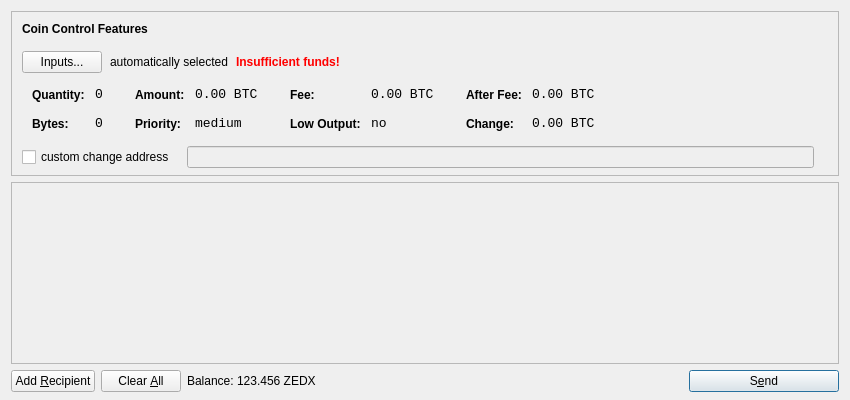
<?xml version="1.0" encoding="UTF-8"?>
<ui version="4.0">
 <class>SendCoinsDialog</class>
 <widget class="QDialog" name="SendCoinsDialog">
  <property name="geometry">
   <rect>
    <x>0</x>
    <y>0</y>
    <width>850</width>
    <height>400</height>
   </rect>
  </property>
  <property name="windowTitle">
   <string>Send Coins</string>
  </property>
  <layout class="QVBoxLayout" name="verticalLayout" stretch="0,1,0">
   <property name="bottomMargin">
    <number>8</number>
   </property>
   <item>
    <widget class="QFrame" name="frameCoinControl">
     <property name="sizePolicy">
      <sizepolicy hsizetype="Expanding" vsizetype="Expanding">
       <horstretch>0</horstretch>
       <verstretch>0</verstretch>
      </sizepolicy>
     </property>
     <property name="maximumSize">
      <size>
       <width>16777215</width>
       <height>16777215</height>
      </size>
     </property>
     <property name="frameShape">
      <enum>QFrame::StyledPanel</enum>
     </property>
     <property name="frameShadow">
      <enum>QFrame::Sunken</enum>
     </property>
     <layout class="QVBoxLayout" name="verticalLayoutCoinControl2">
      <property name="spacing">
       <number>-1</number>
      </property>
      <property name="leftMargin">
       <number>0</number>
      </property>
      <property name="topMargin">
       <number>0</number>
      </property>
      <property name="rightMargin">
       <number>0</number>
      </property>
      <property name="bottomMargin">
       <number>6</number>
      </property>
      <item>
       <layout class="QVBoxLayout" name="verticalLayoutCoinControl" stretch="0,0,0,0,1">
        <property name="spacing">
         <number>0</number>
        </property>
        <property name="leftMargin">
         <number>10</number>
        </property>
        <property name="topMargin">
         <number>10</number>
        </property>
        <item>
         <layout class="QHBoxLayout" name="horizontalLayoutCoinControl1">
          <property name="bottomMargin">
           <number>15</number>
          </property>
          <item>
           <widget class="QLabel" name="labelCoinControlFeatures">
            <property name="sizePolicy">
             <sizepolicy hsizetype="Preferred" vsizetype="Maximum">
              <horstretch>0</horstretch>
              <verstretch>0</verstretch>
             </sizepolicy>
            </property>
            <property name="font">
             <font>
              <weight>75</weight>
              <bold>true</bold>
             </font>
            </property>
            <property name="styleSheet">
             <string notr="true">font-weight:bold;</string>
            </property>
            <property name="text">
             <string>Coin Control Features</string>
            </property>
           </widget>
          </item>
         </layout>
        </item>
        <item>
         <layout class="QHBoxLayout" name="horizontalLayoutCoinControl2" stretch="0,0,0,0">
          <property name="spacing">
           <number>8</number>
          </property>
          <property name="bottomMargin">
           <number>10</number>
          </property>
          <item>
           <widget class="QPushButton" name="pushButtonCoinControl">
            <property name="styleSheet">
             <string notr="true"/>
            </property>
            <property name="text">
             <string>Inputs...</string>
            </property>
           </widget>
          </item>
          <item>
           <widget class="QLabel" name="labelCoinControlAutomaticallySelected">
            <property name="text">
             <string>automatically selected</string>
            </property>
            <property name="margin">
             <number>5</number>
            </property>
           </widget>
          </item>
          <item>
           <widget class="QLabel" name="labelCoinControlInsuffFunds">
            <property name="font">
             <font>
              <weight>75</weight>
              <bold>true</bold>
             </font>
            </property>
            <property name="styleSheet">
             <string notr="true">color:red;font-weight:bold;</string>
            </property>
            <property name="text">
             <string>Insufficient funds!</string>
            </property>
            <property name="margin">
             <number>5</number>
            </property>
           </widget>
          </item>
          <item>
           <spacer name="horizontalSpacerCoinControl">
            <property name="orientation">
             <enum>Qt::Horizontal</enum>
            </property>
            <property name="sizeHint" stdset="0">
             <size>
              <width>40</width>
              <height>1</height>
             </size>
            </property>
           </spacer>
          </item>
         </layout>
        </item>
        <item>
         <widget class="QWidget" name="widgetCoinControl" native="true">
          <property name="sizePolicy">
           <sizepolicy hsizetype="Preferred" vsizetype="Preferred">
            <horstretch>0</horstretch>
            <verstretch>0</verstretch>
           </sizepolicy>
          </property>
          <property name="minimumSize">
           <size>
            <width>0</width>
            <height>0</height>
           </size>
          </property>
          <property name="styleSheet">
           <string notr="true"/>
          </property>
          <layout class="QHBoxLayout" name="horizontalLayoutCoinControl5">
           <property name="margin">
            <number>0</number>
           </property>
           <item>
            <layout class="QHBoxLayout" name="horizontalLayoutCoinControl3" stretch="0,0,0,1">
             <property name="spacing">
              <number>20</number>
             </property>
             <property name="topMargin">
              <number>0</number>
             </property>
             <property name="bottomMargin">
              <number>10</number>
             </property>
             <item>
              <layout class="QFormLayout" name="formLayoutCoinControl1">
               <property name="horizontalSpacing">
                <number>10</number>
               </property>
               <property name="verticalSpacing">
                <number>14</number>
               </property>
               <property name="leftMargin">
                <number>10</number>
               </property>
               <property name="topMargin">
                <number>4</number>
               </property>
               <property name="rightMargin">
                <number>6</number>
               </property>
               <item row="0" column="0">
                <widget class="QLabel" name="labelCoinControlQuantityText">
                 <property name="styleSheet">
                  <string notr="true">font-weight:bold;</string>
                 </property>
                 <property name="text">
                  <string>Quantity:</string>
                 </property>
                 <property name="margin">
                  <number>0</number>
                 </property>
                </widget>
               </item>
               <item row="0" column="1">
                <widget class="QLabel" name="labelCoinControlQuantity">
                 <property name="font">
                  <font>
                   <family>Monospace</family>
                   <pointsize>10</pointsize>
                  </font>
                 </property>
                 <property name="cursor">
                  <cursorShape>IBeamCursor</cursorShape>
                 </property>
                 <property name="contextMenuPolicy">
                  <enum>Qt::ActionsContextMenu</enum>
                 </property>
                 <property name="text">
                  <string notr="true">0</string>
                 </property>
                 <property name="margin">
                  <number>0</number>
                 </property>
                 <property name="textInteractionFlags">
                  <set>Qt::LinksAccessibleByMouse|Qt::TextSelectableByKeyboard|Qt::TextSelectableByMouse</set>
                 </property>
                </widget>
               </item>
               <item row="1" column="0">
                <widget class="QLabel" name="labelCoinControlBytesText">
                 <property name="styleSheet">
                  <string notr="true">font-weight:bold;</string>
                 </property>
                 <property name="text">
                  <string>Bytes:</string>
                 </property>
                </widget>
               </item>
               <item row="1" column="1">
                <widget class="QLabel" name="labelCoinControlBytes">
                 <property name="font">
                  <font>
                   <family>Monospace</family>
                   <pointsize>10</pointsize>
                  </font>
                 </property>
                 <property name="cursor">
                  <cursorShape>IBeamCursor</cursorShape>
                 </property>
                 <property name="contextMenuPolicy">
                  <enum>Qt::ActionsContextMenu</enum>
                 </property>
                 <property name="text">
                  <string notr="true">0</string>
                 </property>
                 <property name="textInteractionFlags">
                  <set>Qt::LinksAccessibleByMouse|Qt::TextSelectableByKeyboard|Qt::TextSelectableByMouse</set>
                 </property>
                </widget>
               </item>
              </layout>
             </item>
             <item>
              <layout class="QFormLayout" name="formLayoutCoinControl2">
               <property name="horizontalSpacing">
                <number>10</number>
               </property>
               <property name="verticalSpacing">
                <number>14</number>
               </property>
               <property name="leftMargin">
                <number>6</number>
               </property>
               <property name="topMargin">
                <number>4</number>
               </property>
               <property name="rightMargin">
                <number>6</number>
               </property>
               <item row="0" column="0">
                <widget class="QLabel" name="labelCoinControlAmountText">
                 <property name="styleSheet">
                  <string notr="true">font-weight:bold;</string>
                 </property>
                 <property name="text">
                  <string>Amount:</string>
                 </property>
                 <property name="margin">
                  <number>0</number>
                 </property>
                </widget>
               </item>
               <item row="0" column="1">
                <widget class="QLabel" name="labelCoinControlAmount">
                 <property name="font">
                  <font>
                   <family>Monospace</family>
                   <pointsize>10</pointsize>
                  </font>
                 </property>
                 <property name="cursor">
                  <cursorShape>IBeamCursor</cursorShape>
                 </property>
                 <property name="contextMenuPolicy">
                  <enum>Qt::ActionsContextMenu</enum>
                 </property>
                 <property name="text">
                  <string notr="true">0.00 BTC</string>
                 </property>
                 <property name="textInteractionFlags">
                  <set>Qt::LinksAccessibleByMouse|Qt::TextSelectableByKeyboard|Qt::TextSelectableByMouse</set>
                 </property>
                </widget>
               </item>
               <item row="1" column="0">
                <widget class="QLabel" name="labelCoinControlPriorityText">
                 <property name="styleSheet">
                  <string notr="true">font-weight:bold;</string>
                 </property>
                 <property name="text">
                  <string>Priority:</string>
                 </property>
                </widget>
               </item>
               <item row="1" column="1">
                <widget class="QLabel" name="labelCoinControlPriority">
                 <property name="font">
                  <font>
                   <family>Monospace</family>
                   <pointsize>10</pointsize>
                  </font>
                 </property>
                 <property name="cursor">
                  <cursorShape>IBeamCursor</cursorShape>
                 </property>
                 <property name="contextMenuPolicy">
                  <enum>Qt::ActionsContextMenu</enum>
                 </property>
                 <property name="text">
                  <string>medium</string>
                 </property>
                 <property name="textInteractionFlags">
                  <set>Qt::LinksAccessibleByMouse|Qt::TextSelectableByKeyboard|Qt::TextSelectableByMouse</set>
                 </property>
                </widget>
               </item>
              </layout>
             </item>
             <item>
              <layout class="QFormLayout" name="formLayoutCoinControl3">
               <property name="horizontalSpacing">
                <number>10</number>
               </property>
               <property name="verticalSpacing">
                <number>14</number>
               </property>
               <property name="leftMargin">
                <number>6</number>
               </property>
               <property name="topMargin">
                <number>4</number>
               </property>
               <property name="rightMargin">
                <number>6</number>
               </property>
               <item row="0" column="0">
                <widget class="QLabel" name="labelCoinControlFeeText">
                 <property name="styleSheet">
                  <string notr="true">font-weight:bold;</string>
                 </property>
                 <property name="text">
                  <string>Fee:</string>
                 </property>
                 <property name="margin">
                  <number>0</number>
                 </property>
                </widget>
               </item>
               <item row="0" column="1">
                <widget class="QLabel" name="labelCoinControlFee">
                 <property name="font">
                  <font>
                   <family>Monospace</family>
                   <pointsize>10</pointsize>
                  </font>
                 </property>
                 <property name="cursor">
                  <cursorShape>IBeamCursor</cursorShape>
                 </property>
                 <property name="contextMenuPolicy">
                  <enum>Qt::ActionsContextMenu</enum>
                 </property>
                 <property name="text">
                  <string notr="true">0.00 BTC</string>
                 </property>
                 <property name="textInteractionFlags">
                  <set>Qt::LinksAccessibleByMouse|Qt::TextSelectableByKeyboard|Qt::TextSelectableByMouse</set>
                 </property>
                </widget>
               </item>
               <item row="1" column="0">
                <widget class="QLabel" name="labelCoinControlLowOutputText">
                 <property name="styleSheet">
                  <string notr="true">font-weight:bold;</string>
                 </property>
                 <property name="text">
                  <string>Low Output:</string>
                 </property>
                </widget>
               </item>
               <item row="1" column="1">
                <widget class="QLabel" name="labelCoinControlLowOutput">
                 <property name="font">
                  <font>
                   <family>Monospace</family>
                   <pointsize>10</pointsize>
                  </font>
                 </property>
                 <property name="cursor">
                  <cursorShape>IBeamCursor</cursorShape>
                 </property>
                 <property name="contextMenuPolicy">
                  <enum>Qt::ActionsContextMenu</enum>
                 </property>
                 <property name="text">
                  <string>no</string>
                 </property>
                 <property name="textInteractionFlags">
                  <set>Qt::LinksAccessibleByMouse|Qt::TextSelectableByKeyboard|Qt::TextSelectableByMouse</set>
                 </property>
                </widget>
               </item>
              </layout>
             </item>
             <item>
              <layout class="QFormLayout" name="formLayoutCoinControl4">
               <property name="horizontalSpacing">
                <number>10</number>
               </property>
               <property name="verticalSpacing">
                <number>14</number>
               </property>
               <property name="leftMargin">
                <number>6</number>
               </property>
               <property name="topMargin">
                <number>4</number>
               </property>
               <property name="rightMargin">
                <number>6</number>
               </property>
               <item row="0" column="0">
                <widget class="QLabel" name="labelCoinControlAfterFeeText">
                 <property name="styleSheet">
                  <string notr="true">font-weight:bold;</string>
                 </property>
                 <property name="text">
                  <string>After Fee:</string>
                 </property>
                 <property name="margin">
                  <number>0</number>
                 </property>
                </widget>
               </item>
               <item row="0" column="1">
                <widget class="QLabel" name="labelCoinControlAfterFee">
                 <property name="font">
                  <font>
                   <family>Monospace</family>
                   <pointsize>10</pointsize>
                  </font>
                 </property>
                 <property name="cursor">
                  <cursorShape>IBeamCursor</cursorShape>
                 </property>
                 <property name="contextMenuPolicy">
                  <enum>Qt::ActionsContextMenu</enum>
                 </property>
                 <property name="text">
                  <string notr="true">0.00 BTC</string>
                 </property>
                 <property name="textInteractionFlags">
                  <set>Qt::LinksAccessibleByMouse|Qt::TextSelectableByKeyboard|Qt::TextSelectableByMouse</set>
                 </property>
                </widget>
               </item>
               <item row="1" column="0">
                <widget class="QLabel" name="labelCoinControlChangeText">
                 <property name="styleSheet">
                  <string notr="true">font-weight:bold;</string>
                 </property>
                 <property name="text">
                  <string>Change:</string>
                 </property>
                </widget>
               </item>
               <item row="1" column="1">
                <widget class="QLabel" name="labelCoinControlChange">
                 <property name="font">
                  <font>
                   <family>Monospace</family>
                   <pointsize>10</pointsize>
                  </font>
                 </property>
                 <property name="cursor">
                  <cursorShape>IBeamCursor</cursorShape>
                 </property>
                 <property name="contextMenuPolicy">
                  <enum>Qt::ActionsContextMenu</enum>
                 </property>
                 <property name="text">
                  <string notr="true">0.00 BTC</string>
                 </property>
                 <property name="textInteractionFlags">
                  <set>Qt::LinksAccessibleByMouse|Qt::TextSelectableByKeyboard|Qt::TextSelectableByMouse</set>
                 </property>
                </widget>
               </item>
              </layout>
             </item>
            </layout>
           </item>
          </layout>
         </widget>
        </item>
        <item>
         <layout class="QHBoxLayout" name="horizontalLayoutCoinControl4" stretch="0,0,0">
          <property name="spacing">
           <number>12</number>
          </property>
          <property name="sizeConstraint">
           <enum>QLayout::SetDefaultConstraint</enum>
          </property>
          <property name="topMargin">
           <number>5</number>
          </property>
          <property name="rightMargin">
           <number>5</number>
          </property>
          <item>
           <widget class="QCheckBox" name="checkBoxCoinControlChange">
            <property name="text">
             <string>custom change address</string>
            </property>
           </widget>
          </item>
          <item>
           <widget class="QLineEdit" name="lineEditCoinControlChange">
            <property name="enabled">
             <bool>false</bool>
            </property>
            <property name="sizePolicy">
             <sizepolicy hsizetype="Expanding" vsizetype="Fixed">
              <horstretch>0</horstretch>
              <verstretch>0</verstretch>
             </sizepolicy>
            </property>
           </widget>
          </item>
          <item>
           <widget class="QLabel" name="labelCoinControlChangeLabel">
            <property name="sizePolicy">
             <sizepolicy hsizetype="Preferred" vsizetype="Expanding">
              <horstretch>0</horstretch>
              <verstretch>0</verstretch>
             </sizepolicy>
            </property>
            <property name="minimumSize">
             <size>
              <width>0</width>
              <height>0</height>
             </size>
            </property>
            <property name="text">
             <string/>
            </property>
            <property name="margin">
             <number>3</number>
            </property>
           </widget>
          </item>
         </layout>
        </item>
        <item>
         <spacer name="verticalSpacerCoinControl">
          <property name="orientation">
           <enum>Qt::Vertical</enum>
          </property>
          <property name="sizeHint" stdset="0">
           <size>
            <width>800</width>
            <height>1</height>
           </size>
          </property>
         </spacer>
        </item>
       </layout>
      </item>
     </layout>
    </widget>
   </item>
   <item>
    <widget class="QScrollArea" name="scrollArea">
     <property name="widgetResizable">
      <bool>true</bool>
     </property>
     <widget class="QWidget" name="scrollAreaWidgetContents">
      <property name="geometry">
       <rect>
        <x>0</x>
        <y>0</y>
        <width>830</width>
        <height>165</height>
       </rect>
      </property>
      <layout class="QVBoxLayout" name="verticalLayout_2">
       <property name="margin">
        <number>0</number>
       </property>
       <item>
        <layout class="QVBoxLayout" name="entries">
         <property name="spacing">
          <number>6</number>
         </property>
        </layout>
       </item>
       <item>
        <spacer name="verticalSpacer">
         <property name="orientation">
          <enum>Qt::Vertical</enum>
         </property>
         <property name="sizeHint" stdset="0">
          <size>
           <width>20</width>
           <height>40</height>
          </size>
         </property>
        </spacer>
       </item>
      </layout>
     </widget>
    </widget>
   </item>
   <item>
    <layout class="QHBoxLayout" name="horizontalLayout">
     <item>
      <widget class="QPushButton" name="addButton">
       <property name="toolTip">
        <string>Send to multiple recipients at once</string>
       </property>
       <property name="text">
        <string>Add &amp;Recipient</string>
       </property>
       <property name="icon">
        <iconset resource="../bitcoin.qrc">
         <normaloff>:/icons/add</normaloff>:/icons/add</iconset>
       </property>
       <property name="autoDefault">
        <bool>false</bool>
       </property>
      </widget>
     </item>
     <item>
      <widget class="QPushButton" name="clearButton">
       <property name="sizePolicy">
        <sizepolicy hsizetype="Minimum" vsizetype="Fixed">
         <horstretch>0</horstretch>
         <verstretch>0</verstretch>
        </sizepolicy>
       </property>
       <property name="toolTip">
        <string>Remove all transaction fields</string>
       </property>
       <property name="text">
        <string>Clear &amp;All</string>
       </property>
       <property name="icon">
        <iconset resource="../bitcoin.qrc">
         <normaloff>:/icons/remove</normaloff>:/icons/remove</iconset>
       </property>
       <property name="autoRepeatDelay">
        <number>300</number>
       </property>
       <property name="autoDefault">
        <bool>false</bool>
       </property>
      </widget>
     </item>
     <item>
      <layout class="QHBoxLayout" name="horizontalLayout_2">
       <property name="spacing">
        <number>3</number>
       </property>
       <item>
        <widget class="QLabel" name="label">
         <property name="text">
          <string>Balance:</string>
         </property>
        </widget>
       </item>
       <item>
        <widget class="QLabel" name="labelBalance">
         <property name="cursor">
          <cursorShape>IBeamCursor</cursorShape>
         </property>
         <property name="text">
          <string>123.456 ZEDX</string>
         </property>
         <property name="textInteractionFlags">
          <set>Qt::LinksAccessibleByMouse|Qt::TextSelectableByKeyboard|Qt::TextSelectableByMouse</set>
         </property>
        </widget>
       </item>
      </layout>
     </item>
     <item>
      <spacer name="horizontalSpacer">
       <property name="orientation">
        <enum>Qt::Horizontal</enum>
       </property>
       <property name="sizeHint" stdset="0">
        <size>
         <width>40</width>
         <height>20</height>
        </size>
       </property>
      </spacer>
     </item>
     <item>
      <widget class="QPushButton" name="sendButton">
       <property name="minimumSize">
        <size>
         <width>150</width>
         <height>0</height>
        </size>
       </property>
       <property name="toolTip">
        <string>Confirm the send action</string>
       </property>
       <property name="text">
        <string>S&amp;end</string>
       </property>
       <property name="icon">
        <iconset resource="../bitcoin.qrc">
         <normaloff>:/icons/send</normaloff>:/icons/send</iconset>
       </property>
       <property name="default">
        <bool>true</bool>
       </property>
      </widget>
     </item>
    </layout>
   </item>
  </layout>
 </widget>
 <resources>
  <include location="../bitcoin.qrc"/>
 </resources>
 <connections/>
</ui>
